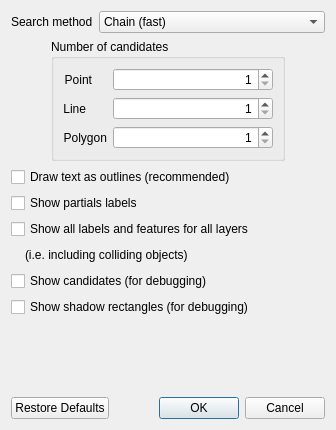
<?xml version="1.0" encoding="UTF-8"?>
<ui version="4.0">
 <class>EngineConfigDialog</class>
 <widget class="QDialog" name="EngineConfigDialog">
  <property name="geometry">
   <rect>
    <x>0</x>
    <y>0</y>
    <width>336</width>
    <height>430</height>
   </rect>
  </property>
  <property name="minimumSize">
   <size>
    <width>336</width>
    <height>0</height>
   </size>
  </property>
  <property name="windowTitle">
   <string>Automated Placement Engine</string>
  </property>
  <layout class="QVBoxLayout" name="verticalLayout">
   <item>
    <layout class="QHBoxLayout" name="horizontalLayout">
     <item>
      <widget class="QLabel" name="label">
       <property name="sizePolicy">
        <sizepolicy hsizetype="Maximum" vsizetype="Preferred">
         <horstretch>0</horstretch>
         <verstretch>0</verstretch>
        </sizepolicy>
       </property>
       <property name="text">
        <string>Search method</string>
       </property>
      </widget>
     </item>
     <item>
      <widget class="QComboBox" name="cboSearchMethod">
       <item>
        <property name="text">
         <string>Chain (fast)</string>
        </property>
       </item>
       <item>
        <property name="text">
         <string>Popmusic Tabu</string>
        </property>
       </item>
       <item>
        <property name="text">
         <string>Popmusic Chain</string>
        </property>
       </item>
       <item>
        <property name="text">
         <string>Popmusic Tabu Chain</string>
        </property>
       </item>
       <item>
        <property name="text">
         <string>FALP (fastest)</string>
        </property>
       </item>
      </widget>
     </item>
    </layout>
   </item>
   <item>
    <layout class="QHBoxLayout" name="horizontalLayout_2">
     <item>
      <spacer name="horizontalSpacer">
       <property name="orientation">
        <enum>Qt::Horizontal</enum>
       </property>
       <property name="sizeType">
        <enum>QSizePolicy::Preferred</enum>
       </property>
       <property name="sizeHint" stdset="0">
        <size>
         <width>40</width>
         <height>20</height>
        </size>
       </property>
      </spacer>
     </item>
     <item>
      <widget class="QGroupBox" name="groupBox">
       <property name="sizePolicy">
        <sizepolicy hsizetype="Preferred" vsizetype="Preferred">
         <horstretch>0</horstretch>
         <verstretch>0</verstretch>
        </sizepolicy>
       </property>
       <property name="maximumSize">
        <size>
         <width>16777215</width>
         <height>16777215</height>
        </size>
       </property>
       <property name="title">
        <string>Number of candidates</string>
       </property>
       <layout class="QGridLayout" name="gridLayout">
        <item row="0" column="0">
         <widget class="QLabel" name="label_2">
          <property name="sizePolicy">
           <sizepolicy hsizetype="Maximum" vsizetype="Preferred">
            <horstretch>0</horstretch>
            <verstretch>0</verstretch>
           </sizepolicy>
          </property>
          <property name="text">
           <string>Point</string>
          </property>
          <property name="alignment">
           <set>Qt::AlignRight|Qt::AlignTrailing|Qt::AlignVCenter</set>
          </property>
         </widget>
        </item>
        <item row="0" column="1">
         <widget class="QSpinBox" name="spinCandPoint">
          <property name="alignment">
           <set>Qt::AlignRight|Qt::AlignTrailing|Qt::AlignVCenter</set>
          </property>
          <property name="minimum">
           <number>1</number>
          </property>
          <property name="maximum">
           <number>999</number>
          </property>
         </widget>
        </item>
        <item row="1" column="0">
         <widget class="QLabel" name="label_3">
          <property name="sizePolicy">
           <sizepolicy hsizetype="Maximum" vsizetype="Preferred">
            <horstretch>0</horstretch>
            <verstretch>0</verstretch>
           </sizepolicy>
          </property>
          <property name="text">
           <string>Line</string>
          </property>
          <property name="alignment">
           <set>Qt::AlignRight|Qt::AlignTrailing|Qt::AlignVCenter</set>
          </property>
         </widget>
        </item>
        <item row="1" column="1">
         <widget class="QSpinBox" name="spinCandLine">
          <property name="alignment">
           <set>Qt::AlignRight|Qt::AlignTrailing|Qt::AlignVCenter</set>
          </property>
          <property name="minimum">
           <number>1</number>
          </property>
          <property name="maximum">
           <number>999</number>
          </property>
         </widget>
        </item>
        <item row="2" column="0">
         <widget class="QLabel" name="label_4">
          <property name="sizePolicy">
           <sizepolicy hsizetype="Maximum" vsizetype="Preferred">
            <horstretch>0</horstretch>
            <verstretch>0</verstretch>
           </sizepolicy>
          </property>
          <property name="text">
           <string>Polygon</string>
          </property>
          <property name="alignment">
           <set>Qt::AlignRight|Qt::AlignTrailing|Qt::AlignVCenter</set>
          </property>
         </widget>
        </item>
        <item row="2" column="1">
         <widget class="QSpinBox" name="spinCandPolygon">
          <property name="alignment">
           <set>Qt::AlignRight|Qt::AlignTrailing|Qt::AlignVCenter</set>
          </property>
          <property name="minimum">
           <number>1</number>
          </property>
          <property name="maximum">
           <number>999</number>
          </property>
         </widget>
        </item>
       </layout>
      </widget>
     </item>
     <item>
      <spacer name="horizontalSpacer_2">
       <property name="orientation">
        <enum>Qt::Horizontal</enum>
       </property>
       <property name="sizeType">
        <enum>QSizePolicy::Preferred</enum>
       </property>
       <property name="sizeHint" stdset="0">
        <size>
         <width>40</width>
         <height>20</height>
        </size>
       </property>
      </spacer>
     </item>
    </layout>
   </item>
   <item>
    <layout class="QGridLayout" name="gridLayout_2">
     <property name="verticalSpacing">
      <number>6</number>
     </property>
     <item row="1" column="0" colspan="3">
      <widget class="QCheckBox" name="chkShowPartialsLabels">
       <property name="text">
        <string>Show partials labels</string>
       </property>
      </widget>
     </item>
     <item row="5" column="0" colspan="3">
      <widget class="QCheckBox" name="mShadowDebugRectChkBox">
       <property name="text">
        <string>Show shadow rectangles (for debugging)</string>
       </property>
      </widget>
     </item>
     <item row="3" column="2">
      <spacer name="horizontalSpacer_4">
       <property name="orientation">
        <enum>Qt::Horizontal</enum>
       </property>
       <property name="sizeHint" stdset="0">
        <size>
         <width>0</width>
         <height>20</height>
        </size>
       </property>
      </spacer>
     </item>
     <item row="4" column="0" colspan="3">
      <widget class="QCheckBox" name="chkShowCandidates">
       <property name="text">
        <string>Show candidates (for debugging)</string>
       </property>
      </widget>
     </item>
     <item row="3" column="1">
      <widget class="QLabel" name="label_6">
       <property name="sizePolicy">
        <sizepolicy hsizetype="Maximum" vsizetype="Preferred">
         <horstretch>0</horstretch>
         <verstretch>0</verstretch>
        </sizepolicy>
       </property>
       <property name="text">
        <string>(i.e. including colliding objects)</string>
       </property>
      </widget>
     </item>
     <item row="2" column="0" colspan="3">
      <widget class="QCheckBox" name="chkShowAllLabels">
       <property name="sizePolicy">
        <sizepolicy hsizetype="Maximum" vsizetype="Fixed">
         <horstretch>0</horstretch>
         <verstretch>0</verstretch>
        </sizepolicy>
       </property>
       <property name="text">
        <string>Show all labels and features for all layers</string>
       </property>
      </widget>
     </item>
     <item row="3" column="0">
      <spacer name="horizontalSpacer_3">
       <property name="orientation">
        <enum>Qt::Horizontal</enum>
       </property>
       <property name="sizeType">
        <enum>QSizePolicy::Fixed</enum>
       </property>
       <property name="sizeHint" stdset="0">
        <size>
         <width>8</width>
         <height>8</height>
        </size>
       </property>
      </spacer>
     </item>
     <item row="0" column="0" colspan="3">
      <widget class="QCheckBox" name="mDrawOutlinesChkBox">
       <property name="text">
        <string>Draw text as outlines (recommended)</string>
       </property>
      </widget>
     </item>
    </layout>
   </item>
   <item>
    <spacer name="verticalSpacer_2">
     <property name="orientation">
      <enum>Qt::Vertical</enum>
     </property>
     <property name="sizeHint" stdset="0">
      <size>
       <width>20</width>
       <height>0</height>
      </size>
     </property>
    </spacer>
   </item>
   <item>
    <widget class="QDialogButtonBox" name="buttonBox">
     <property name="orientation">
      <enum>Qt::Horizontal</enum>
     </property>
     <property name="standardButtons">
      <set>QDialogButtonBox::Cancel|QDialogButtonBox::Ok|QDialogButtonBox::RestoreDefaults</set>
     </property>
    </widget>
   </item>
  </layout>
 </widget>
 <tabstops>
  <tabstop>cboSearchMethod</tabstop>
  <tabstop>spinCandPoint</tabstop>
  <tabstop>spinCandLine</tabstop>
  <tabstop>spinCandPolygon</tabstop>
  <tabstop>mDrawOutlinesChkBox</tabstop>
  <tabstop>chkShowPartialsLabels</tabstop>
  <tabstop>chkShowAllLabels</tabstop>
  <tabstop>chkShowCandidates</tabstop>
  <tabstop>mShadowDebugRectChkBox</tabstop>
  <tabstop>buttonBox</tabstop>
 </tabstops>
 <resources/>
 <connections>
  <connection>
   <sender>buttonBox</sender>
   <signal>rejected()</signal>
   <receiver>EngineConfigDialog</receiver>
   <slot>reject()</slot>
   <hints>
    <hint type="sourcelabel">
     <x>316</x>
     <y>260</y>
    </hint>
    <hint type="destinationlabel">
     <x>286</x>
     <y>274</y>
    </hint>
   </hints>
  </connection>
 </connections>
</ui>
